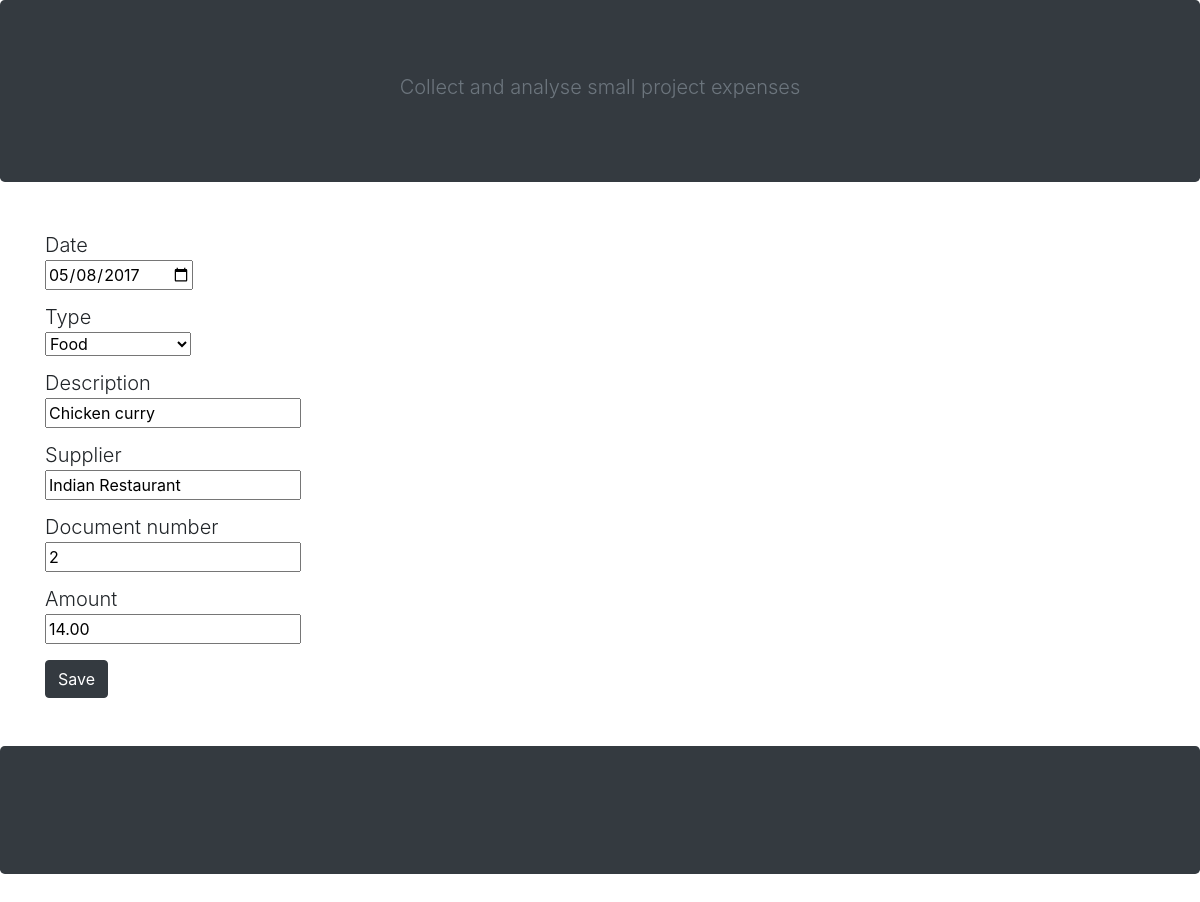
Page /keepers/1/edit-expense/2/ on the committed database.
### islaidos_app/models.py (models this page shows, shortened)
class Expenses(models.Model):
    data = models.DateTimeField()
    tiekejas = models.CharField(max_length=100)
    description = models.CharField(max_length=100)
    tipas = models.ForeignKey(ExpenseTypes, on_delete=models.CASCADE)
    dok_nr = models.IntegerField()
    suma = models.DecimalField(max_digits=9, decimal_places=2)
    keeper = models.ForeignKey(Keeper, default=None, on_delete=models.CASCADE)

class ExpenseTypes(models.Model):
    tipas = models.CharField(max_length=50)
    aktyvus = models.BooleanField()
    keeper = models.ForeignKey(Keeper, default=None, on_delete=models.CASCADE)
    def __str__(self):
        return self.tipas

### islaidos_app/views.py (the view)
# urls.py: path('keepers/<int:keeper_id>/edit-expense/<int:expense_id>/', views.editExpense, name='edit_expense'),
def editExpense(request, keeper_id, expense_id):
    expense = Expenses.objects.get(id=expense_id)
    form = ExpenseForm(request.POST or None, instance=expense)
    if form.is_valid():
         form.save()
         return redirect('viewKeeper', keeper_id)
    return render(request, 'expense-form.html', {'form':form, 'expense': expense})

### islaidos_app/forms.py
class ExpenseForm(forms.ModelForm):
    class Meta:
        model = Expenses
        fields = ['data', 'tipas', 'description', 'tiekejas', 'dok_nr', 'suma', 'keeper']
        widgets = {
            'data': DateInput(attrs={'type': 'date'}),
        }

### islaidos_app/templates/expense-form.html (shortened to what this page needs)
{% extends 'base.html' %}
{% block content %}
<form method="POST">
    <div class="form-group">
        <div class="lead">Date</div>
        {{ form.data }}
        <div class="lead">Type</div>
        {{ form.tipas }}
        <div class="lead">Description</div>
        {{ form.description }}
        <div class="lead">Supplier</div>
        {{ form.tiekejas }}
        <div class="lead">Document number</div>
        {{ form.dok_nr }}
        <div class="lead">Amount</div>
        {{ form.suma }}
    </div>
    <button class="btn btn-dark mb-5" type="submit" style="text-decoration:none;">
        Save
    </button>
</form>
{% endblock %}

### static/css/styles.css (style rules this page uses)
.container .form-group { width: 20% }
.container .form-group input { display: block; margin-bottom: 12px; }
.container .form-group select { display: block; margin-bottom: 12px; }

### rows in the picture
Expenses: data "05/08/2017", description "Chicken curry", tiekejas "Indian Restaurant", dok_nr "2", suma "14.00"
ExpenseTypes: tipas "Food"
